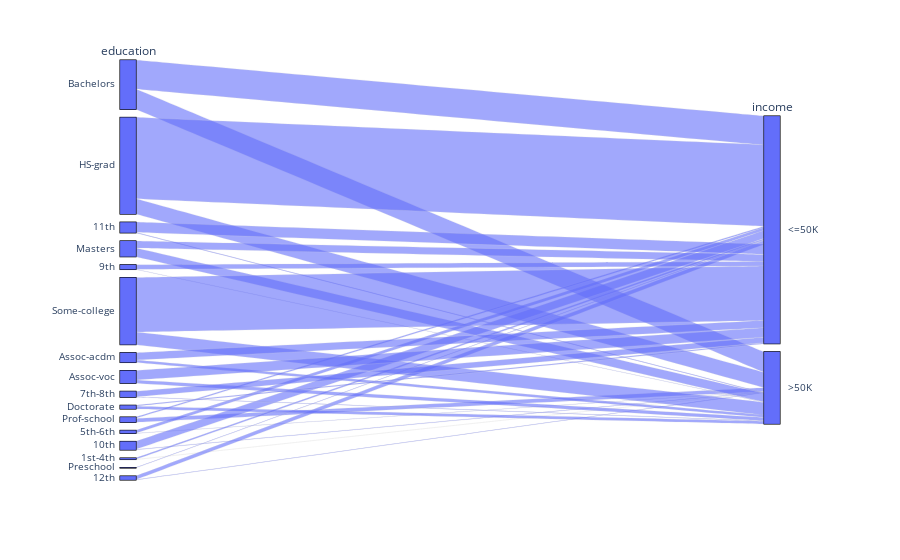

Write notebook code for a chart like this one.
### Code cell
grafico = px.parallel_categories(base_censo, dimensions=['education', 'income'])
grafico.show()

### Figure 1 — Plotly figure (JSON) as saved in the notebook; plotly's stock layout.template omitted (floating-point values rounded to 4 significant figures; data arrays with more than 128 entries replaced by an {"elided": "..."} marker saying what was removed)
{"data": [{"dimensions": [{"label": "education", "values": {"elided": "32561 str values"}}, {"label": "income", "values": {"elided": "32561 str values"}}], "domain": {"x": [0, 1], "y": [0, 1]}, "name": "", "type": "parcats"}], "layout": {"legend": {"tracegroupgap": 0}, "margin": {"t": 60}}}
